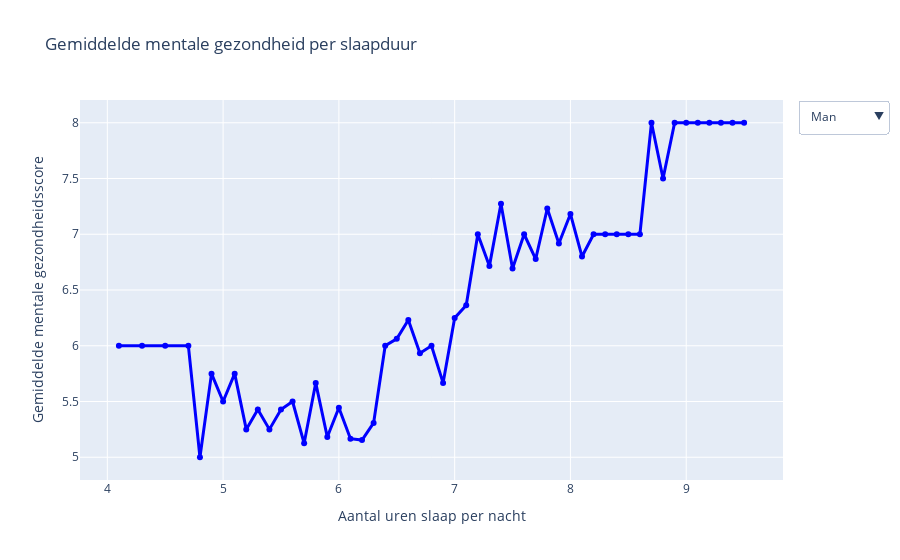

Notebook code for this chart:
### Markdown cell above
Mentale gezondheid wordt sterk beïnvloedt door het slaapgedrag.

### Code cell
import pandas as pd
import numpy as np
import plotly.graph_objects as go
import os
import kagglehub
from plotly.offline import init_notebook_mode
init_notebook_mode(connected=True)

# Dataset ophalen
path = kagglehub.dataset_download("adilshamim8/social-media-addiction-vs-relationships")
csv_path = os.path.join(path, "Students Social Media Addiction.csv")
df = pd.read_csv(csv_path)

# Filter op leeftijd en geldige waarden
df_filtered = df[(df['Age'] >= 18) & (df['Age'] <= 25)]
df_filtered = df_filtered.dropna(subset=["Mental_Health_Score", "Sleep_Hours_Per_Night", "Gender"])

# Kleuren
colors = {"Male": "blue", "Female": "deeppink", "All": "green"}

# Functie om groepsgemiddelde lijntrace te maken
def get_line_trace(gender=None):
    if gender:
        d = df_filtered[df_filtered["Gender"] == gender]
        label = gender
    else:
        d = df_filtered
        label = "All"

    df_avg = d.groupby("Sleep_Hours_Per_Night")["Mental_Health_Score"].mean().reset_index()

    return go.Scatter(
        x=df_avg["Sleep_Hours_Per_Night"],
        y=df_avg["Mental_Health_Score"],
        mode='lines+markers',
        name=label,
        line=dict(color=colors[label], width=3),
        visible=True if label == "Male" else False  # standaard alleen Male tonen
    )

# Genereer traces
male_line = get_line_trace("Male")
female_line = get_line_trace("Female")
all_line = get_line_trace(None)

# Dropdown-menu
# buttons = [
#     dict(label="Man",
#          method="update",
#          args=[{"visible": [True, False, False]},
#                {"title": "Gemiddelde mentale gezondheid per slaapduur (mannen)"}]),
#     dict(label="Vrouw",
#          method="update",
#          args=[{"visible": [False, True, False]},
#                {"title": "Gemiddelde mentale gezondheid per slaapduur (vrouwen)"}]),
#     dict(label="Iedereen",
#          method="update",
#          args=[{"visible": [False, False, True]},
#                {"title": "Gemiddelde mentale gezondheid per slaapduur (alle studenten)"}])
# ]

# Plot figuur
fig = go.Figure(data=[male_line, female_line, all_line])

fig.update_layout(
    title="Gemiddelde mentale gezondheid per slaapduur",
    xaxis_title="Aantal uren slaap per nacht",
    yaxis_title="Gemiddelde mentale gezondheidsscore",
    updatemenus=[dict(active=0, buttons=buttons, x=1.15)]
)

fig.show()

### Figure 1 — Plotly figure (JSON) as saved in the notebook; plotly's stock layout.template omitted (floating-point values rounded to 4 significant figures)
{"data": [{"line": {"color": "blue", "width": 3}, "mode": "lines+markers", "name": "Male", "type": "scatter", "visible": true, "x": [4.1, 4.3, 4.5, 4.7, 4.8, 4.9, 5.0, 5.1, 5.2, 5.3, 5.4, 5.5, 5.6, 5.7, 5.8, 5.9, 6.0, 6.1, 6.2, 6.3, 6.4, 6.5, 6.6, 6.7, 6.8, 6.9, 7.0, 7.1, 7.2, 7.3, 7.4, 7.5, 7.6, 7.7, 7.8, 7.9, 8.0, 8.1, 8.2, 8.3, 8.4, 8.5, 8.6, 8.7, 8.8, 8.9, 9.0, 9.1, 9.2, 9.3, 9.4, 9.5], "y": [6.0, 6.0, 6.0, 6.0, 5.0, 5.75, 5.5, 5.75, 5.25, 5.429, 5.25, 5.429, 5.5, 5.125, 5.667, 5.182, 5.444, 5.167, 5.154, 5.308, 6.0, 6.062, 6.231, 5.933, 6.0, 5.667, 6.25, 6.364, 7.0, 6.714, 7.273, 6.692, 7.0, 6.778, 7.231, 6.917, 7.182, 6.8, 7.0, 7.0, 7.0, 7.0, 7.0, 8.0, 7.5, 8.0, 8.0, 8.0, 8.0, 8.0, 8.0, 8.0]}, {"line": {"color": "deeppink", "width": 3}, "mode": "lines+markers", "name": "Female", "type": "scatter", "visible": false, "x": [3.8, 3.9, 4.0, 4.1, 4.2, 4.3, 4.4, 4.5, 4.6, 4.7, 4.8, 4.9, 5.0, 5.1, 5.2, 5.3, 5.4, 5.5, 5.6, 5.7, 5.8, 5.9, 6.0, 6.1, 6.2, 6.3, 6.4, 6.5, 6.6, 6.7, 6.8, 6.9, 7.0, 7.1, 7.2, 7.3, 7.4, 7.5, 7.6, 7.7, 7.8, 7.9, 8.0, 8.1, 8.2, 8.3, 8.4, 8.5, 8.6, 8.7, 8.8, 8.9, 9.0, 9.1, 9.2, 9.3, 9.4, 9.5, 9.6], "y": [5.0, 5.0, 5.0, 5.0, 5.5, 5.0, 5.5, 4.5, 5.667, 5.0, 5.667, 5.0, 5.2, 4.667, 5.0, 4.75, 5.1, 4.875, 5.286, 5.3, 5.235, 5.2, 5.111, 5.167, 5.0, 5.167, 5.182, 5.857, 5.714, 6.0, 5.909, 6.0, 6.4, 7.0, 6.643, 7.071, 6.667, 7.167, 6.75, 6.833, 6.857, 7.143, 7.0, 7.167, 7.429, 7.286, 7.429, 7.5, 7.667, 7.5, 7.75, 7.5, 7.5, 7.5, 7.5, 8.0, 8.0, 8.0, 8.0]}, {"line": {"color": "green", "width": 3}, "mode": "lines+markers", "name": "All", "type": "scatter", "visible": false, "x": [3.8, 3.9, 4.0, 4.1, 4.2, 4.3, 4.4, 4.5, 4.6, 4.7, 4.8, 4.9, 5.0, 5.1, 5.2, 5.3, 5.4, 5.5, 5.6, 5.7, 5.8, 5.9, 6.0, 6.1, 6.2, 6.3, 6.4, 6.5, 6.6, 6.7, 6.8, 6.9, 7.0, 7.1, 7.2, 7.3, 7.4, 7.5, 7.6, 7.7, 7.8, 7.9, 8.0, 8.1, 8.2, 8.3, 8.4, 8.5, 8.6, 8.7, 8.8, 8.9, 9.0, 9.1, 9.2, 9.3, 9.4, 9.5, 9.6], "y": [5.0, 5.0, 5.0, 5.5, 5.5, 5.5, 5.5, 5.0, 5.667, 5.667, 5.5, 5.6, 5.286, 5.286, 5.077, 5.182, 5.143, 5.133, 5.333, 5.222, 5.348, 5.19, 5.278, 5.167, 5.1, 5.263, 5.471, 6.0, 6.05, 5.96, 5.958, 5.786, 6.333, 6.65, 6.821, 6.893, 6.923, 6.92, 6.875, 6.8, 7.1, 7.0, 7.111, 6.938, 7.2, 7.133, 7.214, 7.3, 7.444, 7.571, 7.667, 7.6, 7.667, 7.667, 7.667, 8.0, 8.0, 8.0, 8.0]}], "layout": {"title": {"text": "Gemiddelde mentale gezondheid per slaapduur"}, "updatemenus": [{"active": 0, "buttons": [{"args": [{"visible": [true, false, false]}, {"title": "Gemiddelde mentale gezondheid per slaapduur (mannen)"}], "label": "Man", "method": "update"}, {"args": [{"visible": [false, true, false]}, {"title": "Gemiddelde mentale gezondheid per slaapduur (vrouwen)"}], "label": "Vrouw", "method": "update"}, {"args": [{"visible": [false, false, true]}, {"title": "Gemiddelde mentale gezondheid per slaapduur (alle studenten)"}], "label": "Iedereen", "method": "update"}], "x": 1.15}], "xaxis": {"title": {"text": "Aantal uren slaap per nacht"}}, "yaxis": {"title": {"text": "Gemiddelde mentale gezondheidsscore"}}}}
